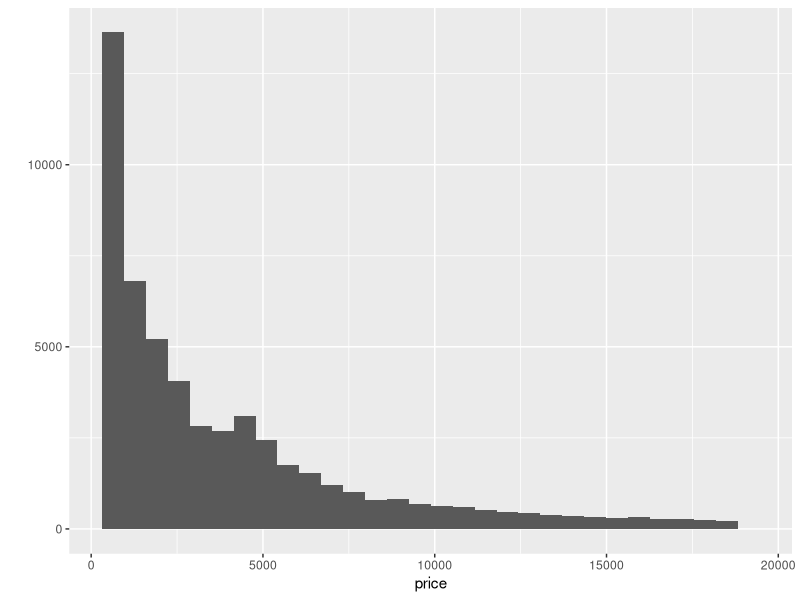
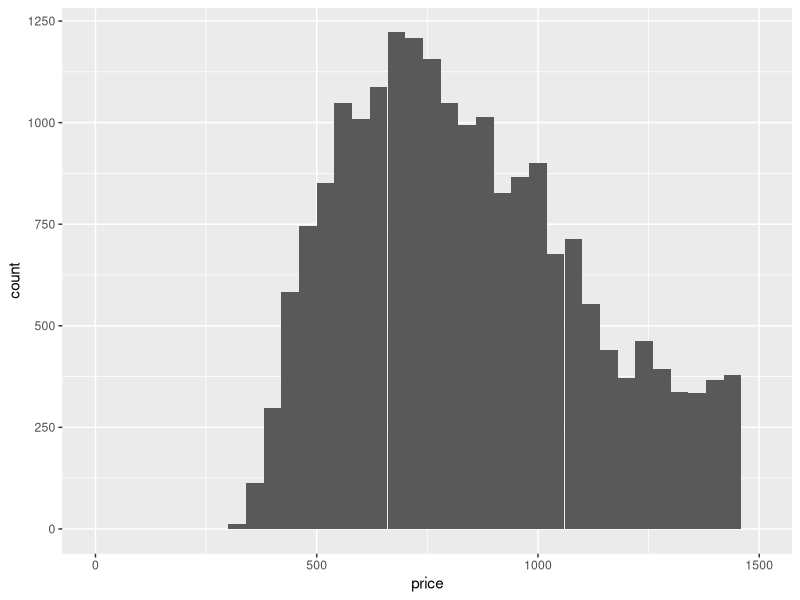
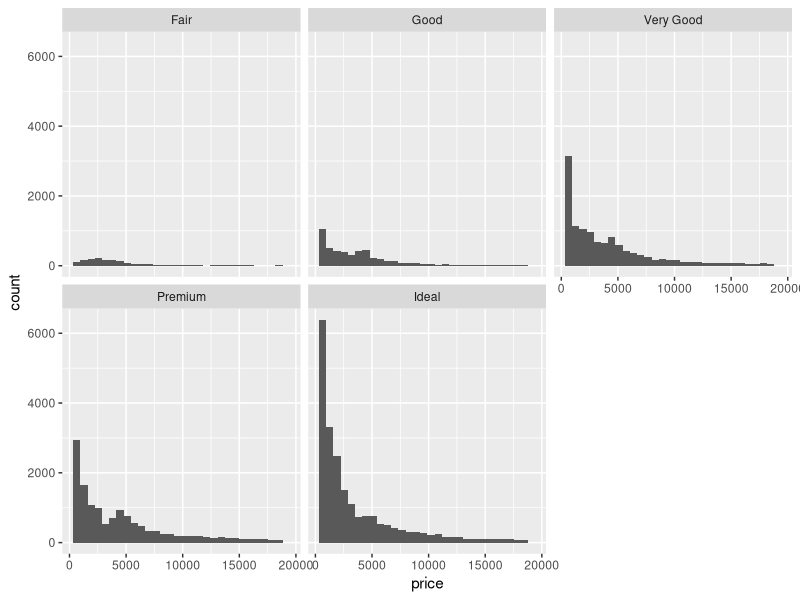
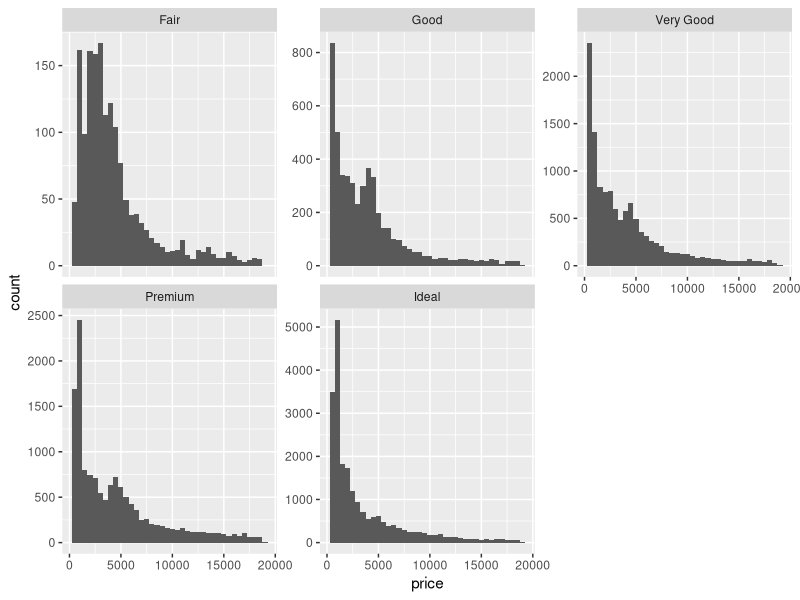
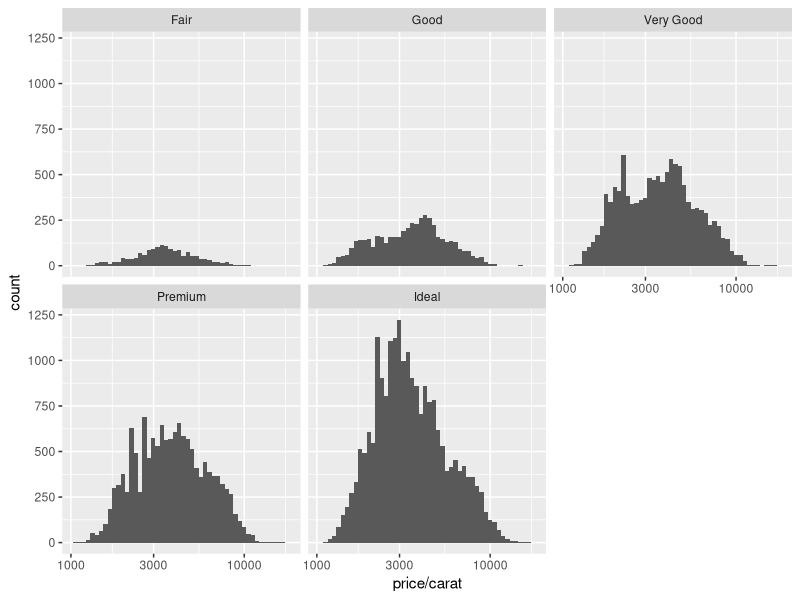
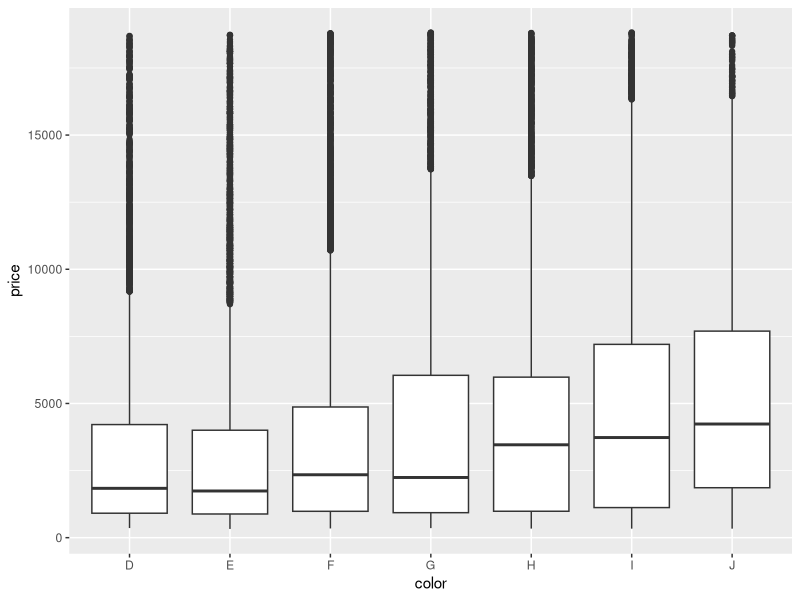
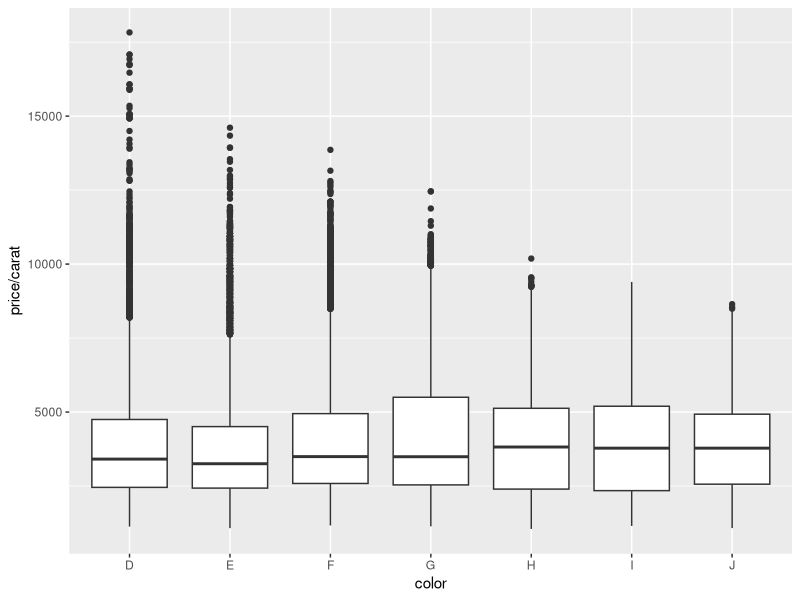
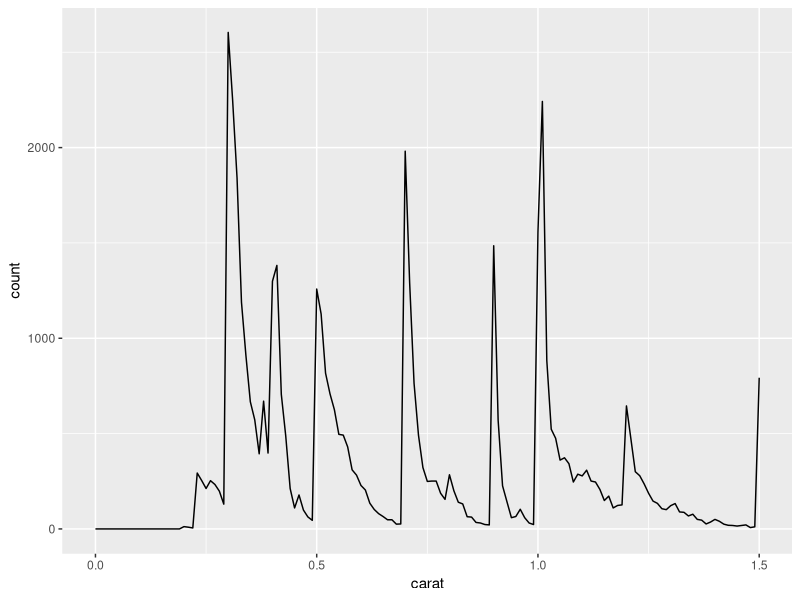

Source code (R) for these figures, in order:
library(ggplot2)
data("diamonds")
# Question 1
nrow(diamonds)
ncol(diamonds)
?diamonds

# Question 2
qplot(x = price, data = diamonds)

# Question 3
mean(diamonds$price)
median(diamonds$price)
# It's a long tailed distribution

# Question 4
length(diamonds$price[diamonds$price < 500])
length(diamonds$price[diamonds$price < 250])
length(diamonds$price[diamonds$price > 15000])

# Question 5
# Explore the largest peak in the
# price histogram you created earlier.
ggplot(aes(x = price), data = diamonds) + 
  geom_histogram(binwidth = 40) + 
  scale_x_continuous(limits = c(0, 1500))

# Question 6
# Break out the histogram of diamond prices by cut.
ggplot(aes(x = price), data = diamonds) + 
  geom_histogram() + 
  facet_wrap(~cut)

# Question seven
# Prices by cut
by(diamonds$price, diamonds$cut, max)
by(diamonds$price, diamonds$cut, min)
by(diamonds$price, diamonds$cut, summary, digits = max(getOption('digits')))

# Question 8
# compare the shape with free y
ggplot(aes(x = price), data = diamonds) +
  geom_histogram(binwidth = 500) +
  facet_wrap(~cut, scales = 'free_y')

# Question 9
# plot the price per carat on a log scale
ggplot(aes(x = price/carat), data = diamonds) +
  geom_histogram(binwidth = 0.025) +
  scale_x_log10() +
  facet_wrap(~cut)

# Question 10
# create a box plot
ggplot(aes(x = color, y = price), data = diamonds) +
  geom_boxplot()

# Question 11 Interquartile Range
by(diamonds$price, diamonds$color, summary)
IQR(subset(diamonds, color == 'D')$price)
IQR(subset(diamonds, color == 'J')$price)

# Question 12
# box plots for color, price per carat
ggplot(aes(x = color, y = price/carat), data = diamonds) +
  geom_boxplot()

# Question 13
# Investigate the weight of diamonds using a frequency polygon
# Find values with count >2000
ggplot(aes(x = carat), data = diamonds) +
  geom_freqpoly(binwidth = 0.01) +
  scale_x_continuous(limits = c(0, 1.5))
